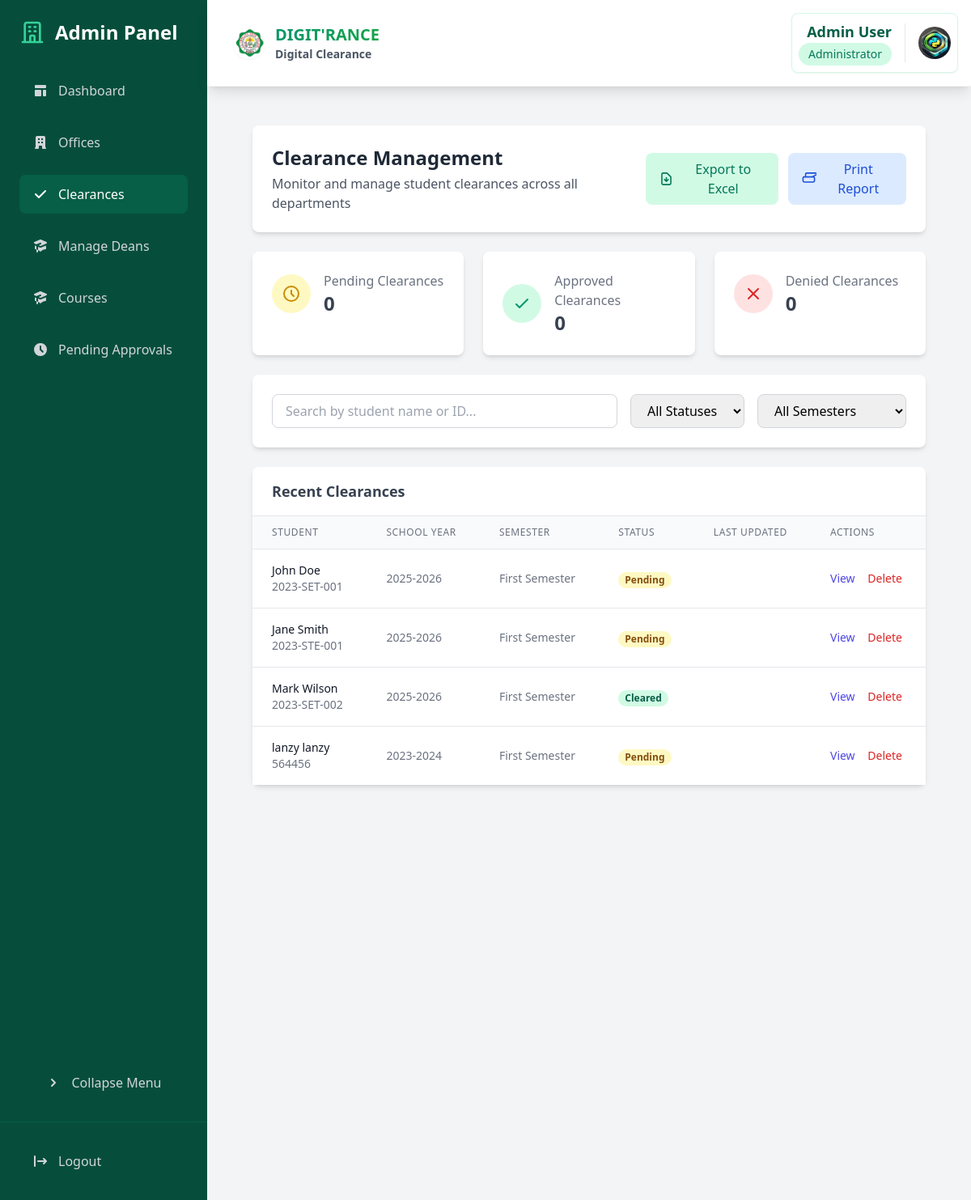
The page /dashboard/admin/clearances/ (signed in) on the database its author committed.
### core/models.py (models this page shows, shortened)
class Clearance(models.Model):
    SEMESTER_CHOICES = SEMESTER_CHOICES  # Reference the module-level choices
    student = models.ForeignKey(Student, on_delete=models.CASCADE, related_name='clearances')
    school_year = models.CharField(max_length=9)  # Format: 2023-2024
    semester = models.CharField(max_length=3, choices=SEMESTER_CHOICES)
    is_cleared = models.BooleanField(default=False)
    cleared_date = models.DateTimeField(null=True, blank=True)
    program_chair_approved = models.BooleanField(default=False)
    created_at = models.DateTimeField(auto_now_add=True)
    class Meta:
        unique_together = ['student', 'school_year', 'semester']
        ordering = ['-school_year', '-semester']

class Student(models.Model):
    student_id = models.CharField(max_length=20, unique=True)
    user = models.OneToOneField(User, on_delete=models.CASCADE)
    course = models.ForeignKey(Course, on_delete=models.PROTECT)
    year_level = models.IntegerField()
    is_boarder = models.BooleanField(default=False)
    created_at = models.DateTimeField(auto_now_add=True)
    program_chair = models.ForeignKey(ProgramChair, on_delete=models.SET_NULL, null=True, blank=True, related_name="students")
    dormitory_owner = models.ForeignKey(Staff, on_delete=models.SET_NULL, null=True, blank=True, related_name="students_dorm", limit_choices_to={'is_dormitory_owner': True})
    is_approved = models.BooleanField(default=False)
    approval_date = models.DateTimeField(null=True, blank=True)
    approval_admin = models.ForeignKey(User, on_delete=models.SET_NULL, null=True, blank=True, related_name='approved_students')
    profile_picture = models.ImageField(
        upload_to='student_profiles/',
        null=True,
        blank=True
    )
    @property
    def full_name(self):
        return self.user.get_full_name()

### core/views.py (the view)
# urls.py: path('dashboard/admin/clearances/', views.admin_clearances, name='admin_clearances'),
@login_required
@user_passes_test(lambda u: u.is_superuser)
def admin_clearances(request):
    clearances = Clearance.objects.select_related('student').all().order_by('-school_year', '-semester')
    clearance_stats = {
        'pending': ClearanceRequest.objects.filter(status='PENDING').count(),
        'approved': ClearanceRequest.objects.filter(status='APPROVED').count(),
        'denied': ClearanceRequest.objects.filter(status='DENIED').count(),
    }
    recent_clearances = Clearance.objects.select_related('student').order_by('-created_at')[:5]
    context = {
        'clearances': clearances,
        'clearance_stats': clearance_stats,
        'recent_clearances': recent_clearances,
    }
    return render(request, 'admin/clearances.html', context)

### core/models.py (called while the page is built)
    def get_profile_picture_url(self):
        if self.profile_picture and hasattr(self.profile_picture, 'url'):
            return self.profile_picture.url
        return static('img/default-profile.png')

### templates/admin/clearances.html (shortened to what this page needs)
{% extends 'admin/base_admin.html' %}
{% block admin_content %}
<div class="space-y-6">
    <div class="bg-white rounded-lg shadow-md p-6">
        <div class="flex justify-between items-center">
            <div>
                <h1 class="text-2xl font-bold text-gray-800">Clearance Management</h1>
                <p class="text-gray-600 mt-1">Monitor and manage student clearances across all departments</p>
            </div>
            <div class="flex space-x-3">
                <button onclick="exportToExcel()" class="inline-flex items-center px-4 py-2 bg-emerald-100 text-emerald-700 rounded-lg hover:bg-emerald-200">
                    <svg class="w-5 h-5 mr-2" fill="none" stroke="currentColor" viewBox="0 0 24 24">
                        <path stroke-linecap="round" stroke-linejoin="round" stroke-width="2" d="M12 10v6m0 0l-3-3m3 3l3-3m2 8H7a2 2 0 01-2-2V5a2 2 0 012-2h5.586a1 1 0 01.707.293l5.414 5.414a1 1 0 01.293.707V19a2 2 0 01-2 2z" />
                    </svg>
                    Export to Excel
                </button>
                <button onclick="printReport()" class="inline-flex items-center px-4 py-2 bg-blue-100 text-blue-700 rounded-lg hover:bg-blue-200">
                    <svg class="w-5 h-5 mr-2" fill="none" stroke="currentColor" viewBox="0 0 24 24">
                        <path stroke-linecap="round" stroke-linejoin="round" stroke-width="2" d="M17 17h2a2 2 0 002-2v-4a2 2 0 00-2-2H5a2 2 0 00-2 2v4a2 2 0 002 2zm8-12V5a2 2 0 00-2-2H9a2 2 0 00-2 2v4h10z" />
                    </svg>
                    Print Report
                </button>
            </div>
        </div>
    </div>
    <div class="grid grid-cols-1 md:grid-cols-3 gap-6">
        <div class="bg-white rounded-lg shadow-md p-6">
            <div class="flex items-center">
                <div class="p-3 rounded-full bg-yellow-100">
                    <svg class="w-6 h-6 text-yellow-600" fill="none" stroke="currentColor" viewBox="0 0 24 24">
                        <path stroke-linecap="round" stroke-linejoin="round" stroke-width="2" d="M12 8v4l3 3m6-3a9 9 0 11-18 0 9 9 0 0118 0z" />
                    </svg>
                </div>
                <div class="ml-4">
                    <p class="text-gray-500">Pending Clearances</p>
                    <p class="text-2xl font-semibold text-gray-700">{{ clearance_stats.pending }}</p>
                </div>
            </div>
        </div>
        <div class="bg-white rounded-lg shadow-md p-6">
            <div class="flex items-center">
                <div class="p-3 rounded-full bg-emerald-100">
                    <svg class="w-6 h-6 text-emerald-600" fill="none" stroke="currentColor" viewBox="0 0 24 24">
                        <path stroke-linecap="round" stroke-linejoin="round" stroke-width="2" d="M5 13l4 4L19 7" />
                    </svg>
                </div>
                <div class="ml-4">
                    <p class="text-gray-500">Approved Clearances</p>
                    <p class="text-2xl font-semibold text-gray-700">{{ clearance_stats.approved }}</p>
                </div>
            </div>
        </div>
        <div class="bg-white rounded-lg shadow-md p-6">
            <div class="flex items-center">
                <div class="p-3 rounded-full bg-red-100">
                    <svg class="w-6 h-6 text-red-600" fill="none" stroke="currentColor" viewBox="0 0 24 24">
                        <path stroke-linecap="round" stroke-linejoin="round" stroke-width="2" d="M6 18L18 6M6 6l12 12" />
                    </svg>
                </div>
                <div class="ml-4">
                    <p class="text-gray-500">Denied Clearances</p>
                    <p class="text-2xl font-semibold text-gray-700">{{ clearance_stats.denied }}</p>
                </div>
            </div>
        </div>
    </div>
    <div class="bg-white rounded-lg shadow-md p-6">
        <div class="flex flex-col md:flex-row md:items-center md:justify-between space-y-4 md:space-y-0 md:space-x-4">
            <div class="flex-1">
                <input type="text" id="searchClearance" placeholder="Search by student name or ID..."
                       class="w-full px-4 py-2 border border-gray-300 rounded-lg focus:ring-2 focus:ring-emerald-500 focus:border-emerald-500">
            </div>
            <div class="flex space-x-4">
                <select id="statusFilter" class="px-4 py-2 border border-gray-300 rounded-lg focus:ring-2 focus:ring-emerald-500 focus:border-emerald-500">
                    <option value="">All Statuses</option>
                </select>
                <select id="semesterFilter" class="px-4 py-2 border border-gray-300 rounded-lg focus:ring-2 focus:ring-emerald-500 focus:border-emerald-500">
                    <option value="">All Semesters</option>
                </select>
            </div>
        </div>
    </div>
    <div class="bg-white rounded-lg shadow-md">
        <div class="px-6 py-4 border-b border-gray-200">
            <h2 class="text-lg font-semibold text-gray-700">Recent Clearances</h2>
        </div>
        <div class="overflow-x-auto">
            <table class="min-w-full divide-y divide-gray-200">
                <thead class="bg-gray-50">
                    <tr>
                        <th class="px-6 py-3 text-left text-xs font-medium text-gray-500 uppercase tracking-wider">Student</th>
                        <th class="px-6 py-3 text-left text-xs font-medium text-gray-500 uppercase tracking-wider">School Year</th>
                        <th class="px-6 py-3 text-left text-xs font-medium text-gray-500 uppercase tracking-wider">Semester</th>
                        <th class="px-6 py-3 text-left text-xs font-medium text-gray-500 uppercase tracking-wider">Status</th>
                        <th class="px-6 py-3 text-left text-xs font-medium text-gray-500 uppercase tracking-wider">Last Updated</th>
                        <th class="px-6 py-3 text-left text-xs font-medium text-gray-500 uppercase tracking-wider">Actions</th>
                    </tr>
                </thead>
                <tbody class="bg-white divide-y divide-gray-200">
                    {% for clearance in clearances %}
                    <tr class="hover:bg-gray-50">
                        <td class="px-6 py-4 whitespace-nowrap">
                            <div class="text-sm font-medium text-gray-900">{{ clearance.student.full_name }}</div>
                            <div class="text-sm text-gray-500">{{ clearance.student.student_id }}</div>
                        </td>
                        <td class="px-6 py-4 whitespace-nowrap text-sm text-gray-500">
                            {{ clearance.school_year }}
                        </td>
                        <td class="px-6 py-4 whitespace-nowrap text-sm text-gray-500">
                            {{ clearance.get_semester_display }}
                        </td>
                        <td class="px-6 py-4 whitespace-nowrap">
                            <span class="px-2 inline-flex text-xs leading-5 font-semibold rounded-full
                                {% if clearance.is_cleared %}bg-emerald-100 text-emerald-800
                                {% elif clearance.is_denied %}bg-red-100 text-red-800
                                {% else %}bg-yellow-100 text-yellow-800{% endif %}">
                                {% if clearance.is_cleared %}Cleared
                                {% elif clearance.is_denied %}Denied
                                {% else %}Pending{% endif %}
                            </span>
                        </td>
                        <td class="px-6 py-4 whitespace-nowrap text-sm text-gray-500">
                        </td>
                        <td class="px-6 py-4 whitespace-nowrap text-sm font-medium">
                            <a href="{% url 'clearance_details' clearance.id %}"
                               class="text-indigo-600 hover:text-indigo-900 mr-3">View</a>
                            <form method="POST" action="{% url 'delete_clearance' clearance.id %}" class="inline">
                                <button type="submit" class="text-red-600 hover:text-red-900"
                                        onclick="return confirm('Are you sure you want to delete this clearance?')">
                                    Delete
                                </button>
                            </form>
                        </td>
                    </tr>
                    {% empty %}
                    <tr>
                        <td colspan="6" class="px-6 py-4 text-center text-sm text-gray-500">
                            No clearances found
                        </td>
                    </tr>
                    {% endfor %}
                </tbody>
            </table>
        </div>
    </div>
</div>
{% endblock %}

### templates/components/navbar.html (shortened to what this page needs)
{% load static %}
<header class="bg-white shadow-lg p-4 flex justify-between items-center border-b border-gray-100 sticky top-0 z-50">
    <div class="flex items-center">
        <h1 class="text-xl font-bold flex items-center ml-4 text-gray-800">
            <a href="{% url 'home' %}" class="flex items-center group">
                <img src="{% static 'img/permit_logo.png' %}" alt="JHCSC Logo" class="h-10 w-10 mr-3 rounded-full shadow-sm">
                <div class="flex flex-col">
                    <span class="text-gradient bg-clip-text text-transparent bg-gradient-to-r from-emerald-600 to-green-600 group-hover:from-emerald-700 group-hover:to-green-700 transition-all">
                    </span>
                    <span class="text-sm text-gray-600">Digital Clearance</span>
                </div>
            </a>
        </h1>    </div>
    <div class="flex items-center">
        {% if user.is_authenticated %}
            <div class="bg-white rounded-lg shadow-sm border border-emerald-100 hover:shadow-md transition-all duration-200">
                <div class="flex items-center space-x-4 p-2">
                    <div class="flex flex-col items-end">
                        <span class="font-semibold text-lg text-emerald-800">
                            {% if user.programchair %}
                                {{ user.get_full_name }}
                            {% elif user.student %}
                                {{ user.student.full_name }}
                            {% elif user.staff %}
                                {{ user.get_full_name }}
                            {% else %}
                                {{ user.get_full_name }}
                            {% endif %}
                        </span>
                        <span class="text-sm px-3 py-1 bg-emerald-100 text-emerald-700 rounded-full font-medium">
                            {% if user.programchair %}
                                Program Chair
                            {% elif user.student %}
                                Student
                            {% elif user.staff %}
                                {{ user.staff.office.name }} Staff
                            {% elif user.is_superuser %}
                                Administrator
                            {% endif %}
                        </span>
                    </div>
                    <div class="relative group">
                        {% if user.student %}
                            <img src="{{ user.student.get_profile_picture_url }}"
                                 alt="Profile"
                                 class="w-10 h-10 rounded-full object-cover">
                        {% elif user.programchair %}
                            <img src="{{ user.programchair.get_profile_picture_url }}"
                                 alt="Profile"
                                 class="w-10 h-10 rounded-full object-cover">
                        {% elif user.staff %}
                            <img src="{{ user.staff.get_profile_picture_url }}"
                                 alt="Profile"
                                 class="w-10 h-10 rounded-full object-cover">
                        {% elif user.is_superuser %}
                            {% if user.userprofile %}
                                <img src="{{ user.userprofile.get_profile_picture_url }}"
                                     alt="Profile"
                                     class="w-10 h-10 rounded-full object-cover">
                            {% else %}
                                <img src="{% static 'img/default-profile.png' %}"
                                     alt="Profile"
                                     class="w-10 h-10 rounded-full object-cover">
                            {% endif %}
                        {% endif %}
                    </div>
                </div>
            </div>
        {% endif %}
    </div>
</header>

### templates/components/navbar.html (style rules this page uses)
.text-gradient { background-size: 100%; -webkit-background-clip: text; -moz-background-clip: text; -webkit-text-fill-color: transparent; -moz-text-fill-color: transparent; }

### rows shown on the page
Clearance: student.full_name "John Doe", student.student_id "2023-SET-001", school_year "2025-2026", semester "First Semester", is_cleared "Pending"
Clearance: student.full_name "Jane Smith", student.student_id "2023-STE-001", school_year "2025-2026", semester "First Semester", is_cleared "Pending"
Clearance: student.full_name "Mark Wilson", student.student_id "2023-SET-002", school_year "2025-2026", semester "First Semester", is_cleared "Cleared"
Clearance: student.full_name "lanzy lanzy", student.student_id "564456", school_year "2023-2024", semester "First Semester", is_cleared "Pending"

### other values the page prints
{{ user.get_full_name }} "Admin User"
{{ clearance_stats.pending }} "0"
{{ clearance_stats.approved }} "0"
{{ clearance_stats.denied }} "0"
